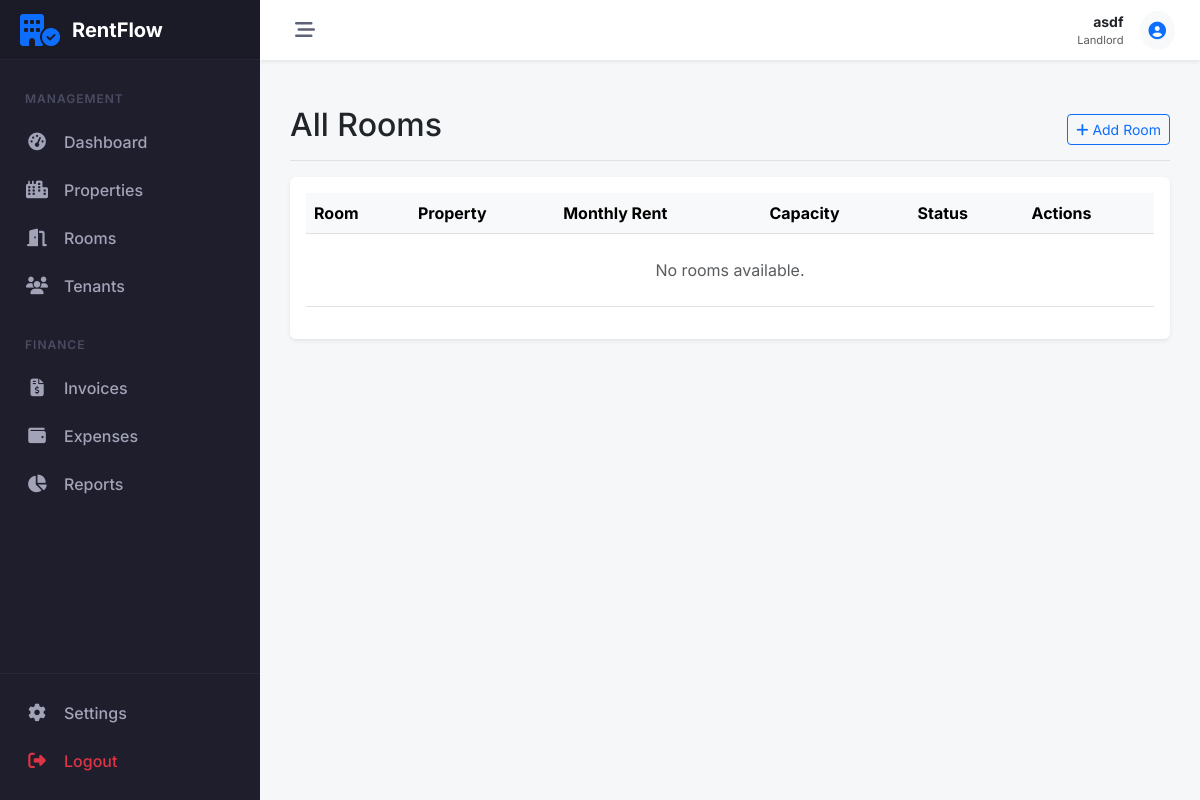
Before: /properties/rooms/ (signed in) with the older database file.
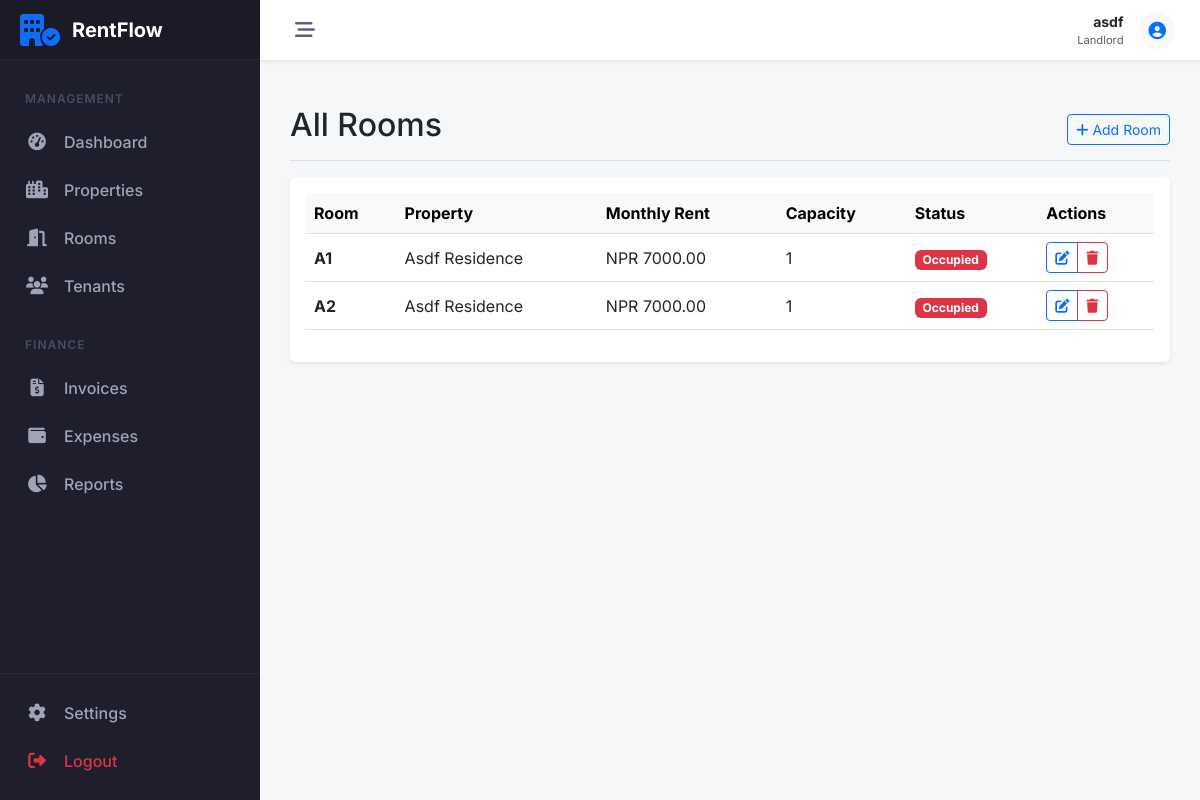
After: the same page with the newer database file.
### properties/models.py (models this page shows, shortened)
class Room(models.Model):
    property = models.ForeignKey(Property, on_delete=models.CASCADE, related_name='rooms')
    room_number = models.CharField(max_length=10)
    monthly_rent = models.DecimalField(max_digits=10, decimal_places=2)
    capacity = models.IntegerField(default=1)
    is_active = models.BooleanField(default=True)
    created_at = models.DateTimeField(auto_now_add=True)
    def is_occupied(self):
        return self.tenancies.filter(is_active=True).exists()

class Property(models.Model):
    landlord = models.ForeignKey(User, on_delete=models.CASCADE, related_name='properties')
    name = models.CharField(max_length=100)
    address = models.TextField()
    description = models.TextField(blank=True)
    created_at = models.DateTimeField(auto_now_add=True)
    class Meta:
        verbose_name_plural = "Properties"

### properties/views.py (the view)
# urls.py: path('rooms/', RoomListView.as_view(), name='room_list'),
class RoomListView(LandlordRequiredMixin, ListView):
    model = Room
    template_name = 'properties/room_list.html'
    context_object_name = 'rooms'
    def get_queryset(self):
        return Room.objects.filter(property__landlord=self.request.user).select_related('property')

### core/mixins.py (called while the page is built)
    def test_func(self):
        user = self.request.user
        return user.is_authenticated and hasattr(user, 'profile') and user.profile.role == 'LANDLORD'

### properties/templates/properties/room_list.html (shortened to what this page needs)
{% extends 'core/base.html' %}
{% block content %}
<div class="d-flex justify-content-between flex-wrap flex-md-nowrap align-items-center pt-3 pb-2 mb-3 border-bottom">
    <h1 class="h2">All Rooms</h1>
    <div class="btn-toolbar mb-2 mb-md-0">
        <a href="{% url 'properties:room_add' %}" class="btn btn-sm btn-outline-primary"><i
                class="fa-solid fa-plus me-1"></i>Add Room</a>
    </div>
</div>
<div class="table-responsive bg-white p-3 rounded shadow-sm">
    <table class="table table-hover align-middle">
        <thead class="table-light">
            <tr>
                <th>Room </th>
                <th>Property</th>
                <th>Monthly Rent</th>
                <th>Capacity</th>
                <th>Status</th>
                <th>Actions</th>
            </tr>
        </thead>
        <tbody>
            {% for room in rooms %}
            <tr>
                <td><strong>{{ room.room_number }}</strong></td>
                <td>{{ room.property.name }}</td>
                <td>NPR {{ room.monthly_rent }}</td>
                <td>{{ room.capacity }}</td>
                <td>
                    {% if room.is_active %}
                    {% if room.is_occupied %}
                    <span class="badge bg-danger">Occupied</span>
                    {% else %}
                    <span class="badge bg-success">Vacant</span>
                    {% endif %}
                    {% else %}
                    <span class="badge bg-secondary">Inactive</span>
                    {% endif %}
                </td>
                <td>
                    <div class="btn-group btn-group-sm">
                        <a href="{% url 'properties:room_edit' room.pk %}" class="btn btn-outline-primary"
                            title="Edit"><i class="fa-solid fa-pen-to-square"></i></a>
                        <a href="{% url 'properties:room_delete' room.pk %}" class="btn btn-outline-danger"
                            title="Delete"><i class="fa-solid fa-trash"></i></a>
                    </div>
                </td>
            </tr>
            {% empty %}
            <tr>
                <td colspan="6" class="text-center py-4 text-muted">No rooms available.</td>
            </tr>
            {% endfor %}
        </tbody>
    </table>
</div>
{% endblock %}

Changed rows visible on the page:
added Room: room_number "A1", property.name "Asdf Residence", monthly_rent "7000.00", capacity "1", is_active "Occupied"
added Room: room_number "A2", property.name "Asdf Residence", monthly_rent "7000.00", capacity "1", is_active "Occupied"
Other visible differences:
text no longer shown: "No rooms available."
